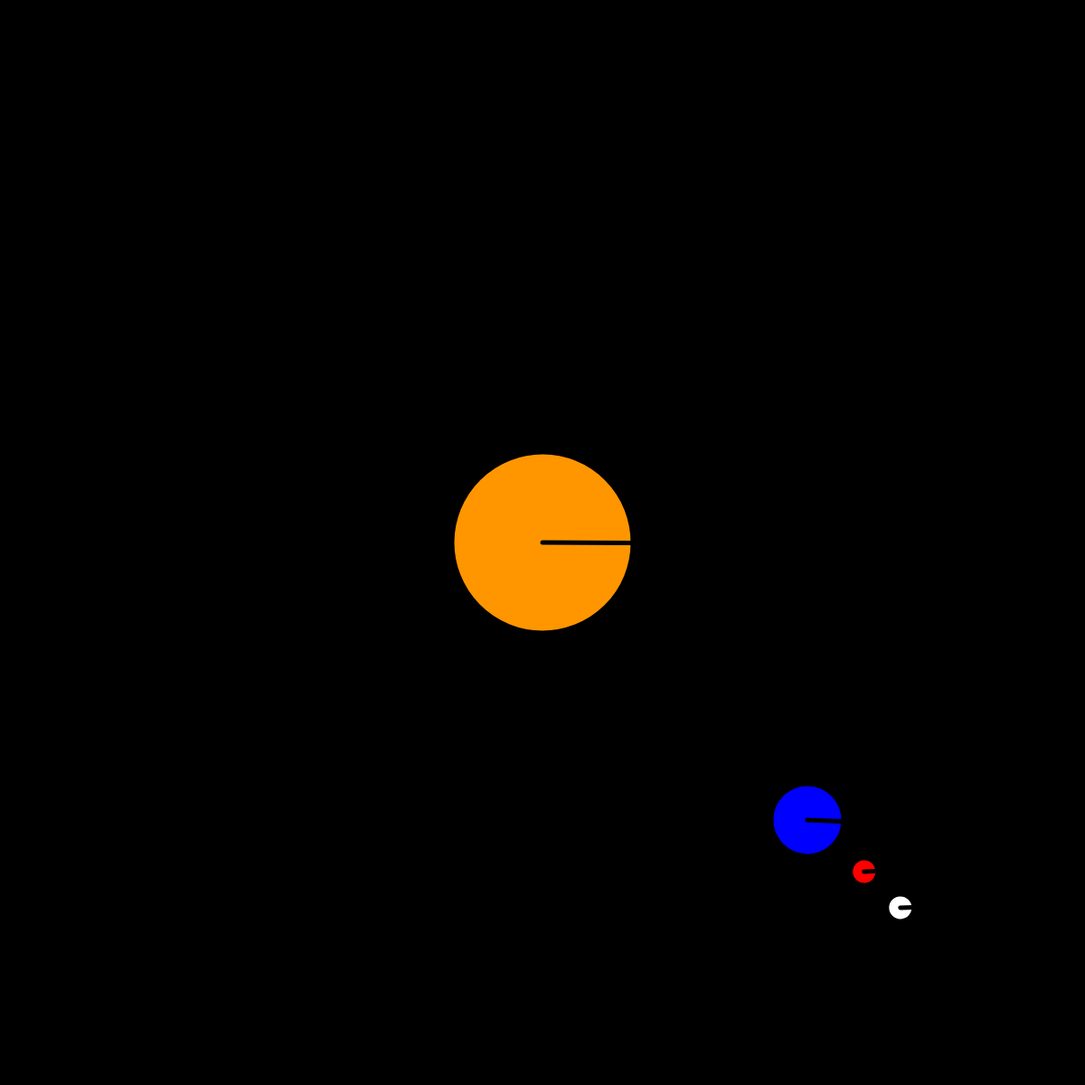
Frame 1 (no input)
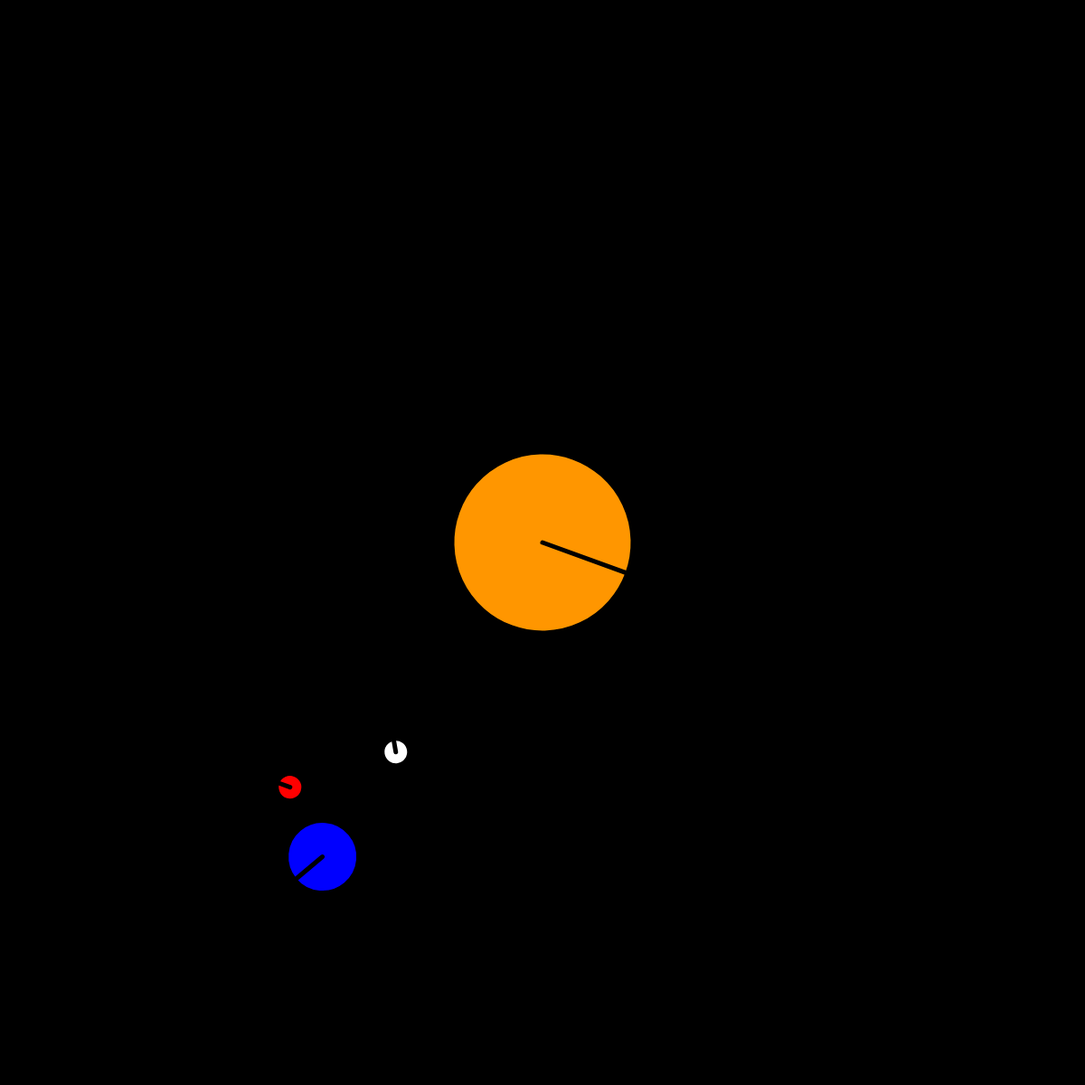
Frame 60 (no input)
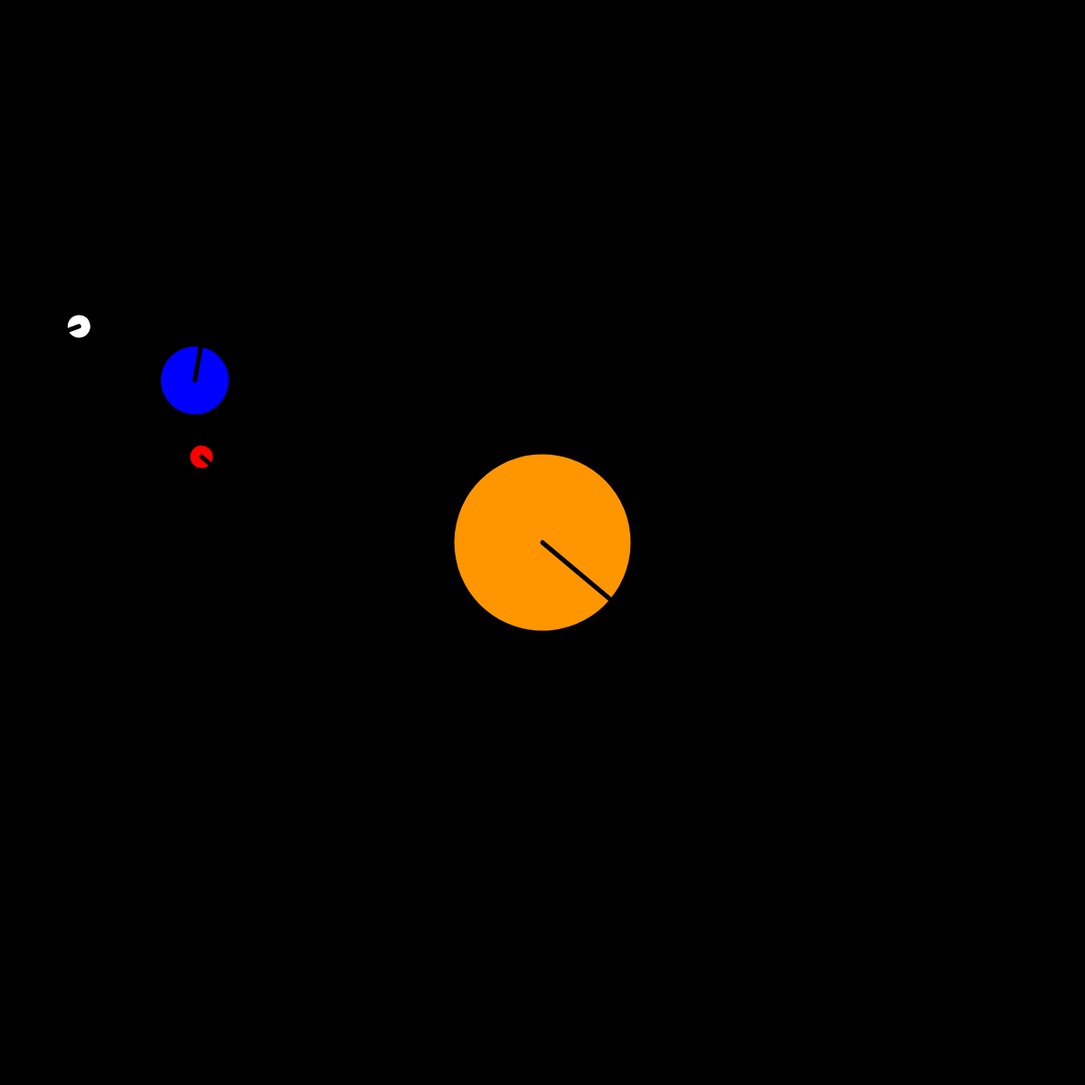
Frame 120 (the mouse pressed at the canvas centre since frame 60)

The p5.js sketch that drew these frames (run headless with seeded random() and noise() and a simulated clock; from frame 60 on, the mouse is pressed at the canvas centre):

// p5.js sketch
// ── sketch.js
var speed;

function setup() {
    createCanvas(1200, 1200);
}

function draw() {
    background(0);
    speed = frameCount;

   
    translate(width/2, height/2);
    rotate(radians(speed/3))
    celestialObj(color(255,150,0), 200); // SUN
    
    // Adding the Earth with the moons
    push()
    rotate(radians(speed))
    translate(300, 300);
    rotate(radians(speed))
    celestialObj(color(0,0,255), 80); // Earth
    // First Moon 100px from the center of the Earth
        push()
        rotate(radians((-speed)*4))
        translate(100, 100);
        fill(255)
        celestialObj(color(255), 30); // Moon
        pop()
    // Second Moon 60px from the center of the Earth, spinning faster
        push()
        rotate(radians((-speed)*5))
        translate(60, 60);
        fill(255)
        celestialObj(color(255,0,0), 30); // Moon 2
        pop()
    pop()
}

function celestialObj(c, size){
    strokeWeight(5);
    fill(c);
    stroke(0);
    ellipse(0, 0, size, size);
    line(0, 0, size/2, 0);
}
